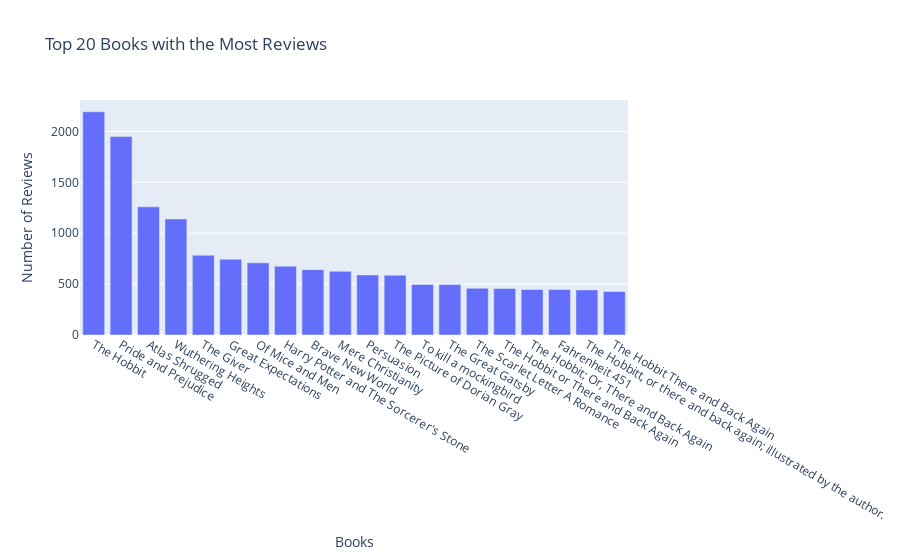

Notebook cell for this chart:
### Code cell
# draw a bar plot for the top 20 books with the most reviews using plotly
fig = px.bar(title_ratings.head(20), x=title_ratings.head(20).index, y=title_ratings.head(20).values, title='Top 20 Books with the Most Reviews', labels={'x': 'Books', 'y': 'Number of Reviews'})
fig.show()

### Figure 1 — Plotly figure (JSON) as saved in the notebook; plotly's stock layout.template omitted (floating-point values rounded to 4 significant figures)
{"data": [{"alignmentgroup": "True", "hovertemplate": "Books=%{x}<br>Number of Reviews=%{y}<extra></extra>", "legendgroup": "", "marker": {"color": "#636efa", "pattern": {"shape": ""}}, "name": "", "offsetgroup": "", "orientation": "v", "showlegend": false, "textposition": "auto", "type": "bar", "x": ["The Hobbit", "Pride and Prejudice", "Atlas Shrugged", "Wuthering Heights", "The Giver", "Great Expectations", "Of Mice and Men", "Harry Potter and The Sorcerer's Stone", "Brave New World", "Mere Christianity", "Persuasion", "The Picture of Dorian Gray", "To kill a mockingbird", "The Great Gatsby", "The Scarlet Letter A Romance", "The Hobbit or There and Back Again", "The Hobbit; Or, There and Back Again", "Fahrenheit 451", "The Hobbitt, or there and back again; illustrated by the author.", "The Hobbit There and Back Again"], "xaxis": "x", "y": [2193, 1949, 1259, 1140, 783, 744, 709, 676, 642, 626, 590, 587, 496, 495, 459, 457, 447, 447, 443, 428], "yaxis": "y"}], "layout": {"barmode": "relative", "legend": {"tracegroupgap": 0}, "title": {"text": "Top 20 Books with the Most Reviews"}, "xaxis": {"anchor": "y", "domain": [0, 1], "title": {"text": "Books"}}, "yaxis": {"anchor": "x", "domain": [0, 1], "title": {"text": "Number of Reviews"}}}}
